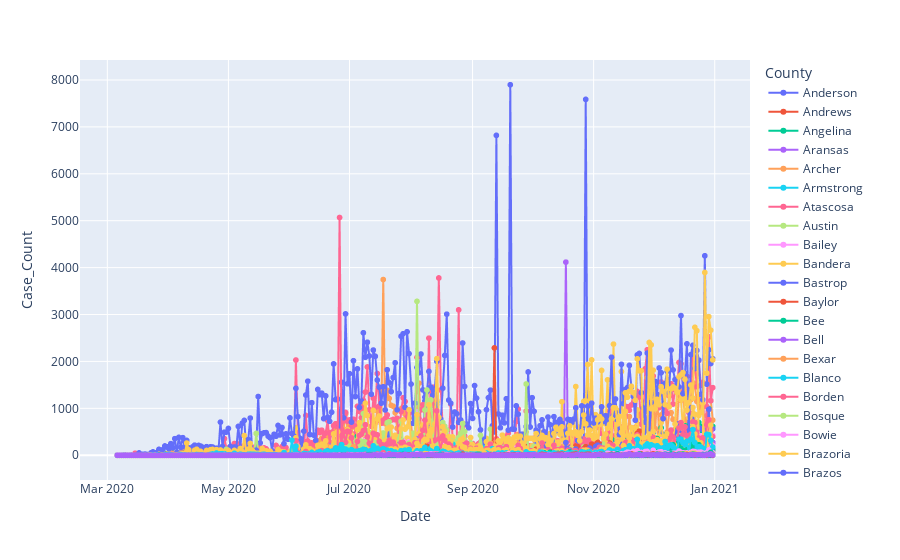

The notebook cell this image was saved under:
### Code cell
fig = px.scatter(concat_df, x='Date', y='Case_Count', color='County')
fig.update_traces(mode='markers+lines')
fig.show()
